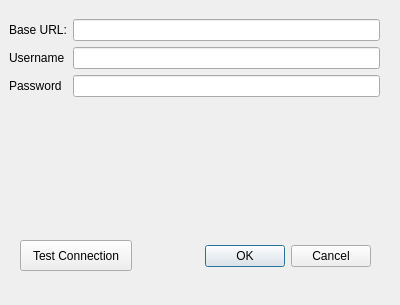
<?xml version="1.0" encoding="UTF-8"?>
<ui version="4.0">
 <class>ConnectionDetails</class>
 <widget class="QDialog" name="Akregator::ConnectionDetails">
  <property name="geometry">
   <rect>
    <x>0</x>
    <y>0</y>
    <width>400</width>
    <height>305</height>
   </rect>
  </property>
  <property name="windowTitle">
   <string>TT-RSS Connection Info</string>
  </property>
  <widget class="QDialogButtonBox" name="buttonBox">
   <property name="geometry">
    <rect>
     <x>30</x>
     <y>240</y>
     <width>341</width>
     <height>32</height>
    </rect>
   </property>
   <property name="orientation">
    <enum>Qt::Horizontal</enum>
   </property>
   <property name="standardButtons">
    <set>QDialogButtonBox::Cancel|QDialogButtonBox::Ok</set>
   </property>
  </widget>
  <widget class="QWidget" name="formLayoutWidget">
   <property name="geometry">
    <rect>
     <x>9</x>
     <y>19</y>
     <width>371</width>
     <height>266</height>
    </rect>
   </property>
   <layout class="QFormLayout" name="formLayout">
    <property name="fieldGrowthPolicy">
     <enum>QFormLayout::ExpandingFieldsGrow</enum>
    </property>
    <item row="0" column="0">
     <widget class="QLabel" name="label">
      <property name="text">
       <string>Base URL:</string>
      </property>
     </widget>
    </item>
    <item row="0" column="1">
     <widget class="QLineEdit" name="baseUrl"/>
    </item>
    <item row="1" column="0">
     <widget class="QLabel" name="label_2">
      <property name="text">
       <string>Username</string>
      </property>
     </widget>
    </item>
    <item row="1" column="1">
     <widget class="QLineEdit" name="username"/>
    </item>
    <item row="2" column="0">
     <widget class="QLabel" name="label_3">
      <property name="text">
       <string>Password</string>
      </property>
     </widget>
    </item>
    <item row="2" column="1">
     <widget class="QLineEdit" name="password">
      <property name="echoMode">
       <enum>QLineEdit::Password</enum>
      </property>
     </widget>
    </item>
   </layout>
  </widget>
  <widget class="QPushButton" name="testConnectionBtn">
   <property name="geometry">
    <rect>
     <x>20</x>
     <y>240</y>
     <width>112</width>
     <height>31</height>
    </rect>
   </property>
   <property name="text">
    <string>Test Connection</string>
   </property>
  </widget>
  <zorder>formLayoutWidget</zorder>
  <zorder>buttonBox</zorder>
  <zorder>testConnectionBtn</zorder>
 </widget>
 <resources/>
 <connections>
  <connection>
   <sender>buttonBox</sender>
   <signal>accepted()</signal>
   <receiver>Dialog</receiver>
   <slot>accept()</slot>
   <hints>
    <hint type="sourcelabel">
     <x>248</x>
     <y>254</y>
    </hint>
    <hint type="destinationlabel">
     <x>157</x>
     <y>274</y>
    </hint>
   </hints>
  </connection>
  <connection>
   <sender>buttonBox</sender>
   <signal>rejected()</signal>
   <receiver>Dialog</receiver>
   <slot>reject()</slot>
   <hints>
    <hint type="sourcelabel">
     <x>316</x>
     <y>260</y>
    </hint>
    <hint type="destinationlabel">
     <x>286</x>
     <y>274</y>
    </hint>
   </hints>
  </connection>
 </connections>
</ui>
